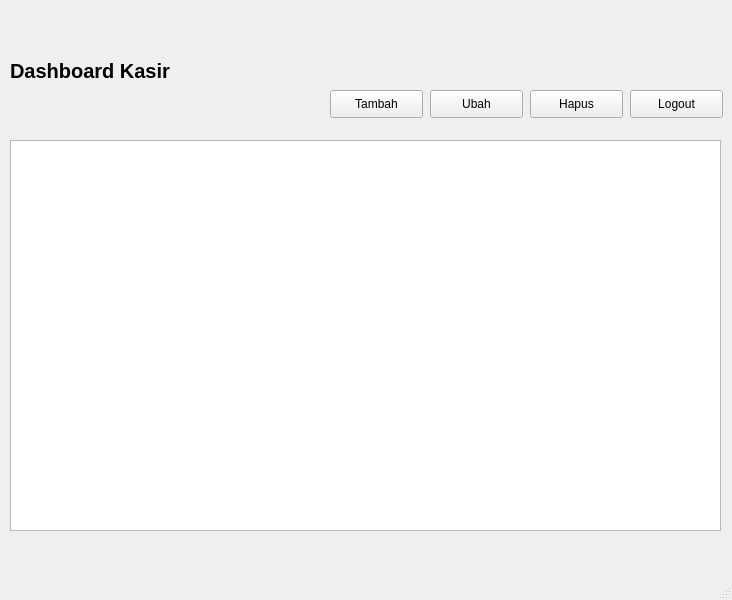
<?xml version="1.0" encoding="UTF-8"?>
<ui version="4.0">
 <class>MainWindow</class>
 <widget class="QMainWindow" name="MainWindow">
  <property name="geometry">
   <rect>
    <x>0</x>
    <y>0</y>
    <width>732</width>
    <height>600</height>
   </rect>
  </property>
  <property name="windowTitle">
   <string>MainWindow</string>
  </property>
  <widget class="QWidget" name="centralwidget">
   <widget class="QLabel" name="label">
    <property name="geometry">
     <rect>
      <x>10</x>
      <y>50</y>
      <width>231</width>
      <height>41</height>
     </rect>
    </property>
    <property name="font">
     <font>
      <pointsize>15</pointsize>
      <weight>75</weight>
      <bold>true</bold>
     </font>
    </property>
    <property name="text">
     <string>Dashboard Kasir</string>
    </property>
   </widget>
   <widget class="QPushButton" name="pushButton">
    <property name="geometry">
     <rect>
      <x>330</x>
      <y>90</y>
      <width>93</width>
      <height>28</height>
     </rect>
    </property>
    <property name="text">
     <string>Tambah</string>
    </property>
    <property name="icon">
     <iconset>
      <normaloff>../icon/tambah.png</normaloff>../icon/tambah.png</iconset>
    </property>
   </widget>
   <widget class="QPushButton" name="pushButton_2">
    <property name="geometry">
     <rect>
      <x>430</x>
      <y>90</y>
      <width>93</width>
      <height>28</height>
     </rect>
    </property>
    <property name="text">
     <string>Ubah</string>
    </property>
    <property name="icon">
     <iconset>
      <normaloff>../icon/ubah.png</normaloff>../icon/ubah.png</iconset>
    </property>
   </widget>
   <widget class="QPushButton" name="pushButton_3">
    <property name="geometry">
     <rect>
      <x>530</x>
      <y>90</y>
      <width>93</width>
      <height>28</height>
     </rect>
    </property>
    <property name="text">
     <string>Hapus</string>
    </property>
    <property name="icon">
     <iconset>
      <normaloff>../icon/hapus.png</normaloff>../icon/hapus.png</iconset>
    </property>
   </widget>
   <widget class="QPushButton" name="pushButton_4">
    <property name="geometry">
     <rect>
      <x>630</x>
      <y>90</y>
      <width>93</width>
      <height>28</height>
     </rect>
    </property>
    <property name="text">
     <string>Logout</string>
    </property>
    <property name="icon">
     <iconset>
      <normaloff>../icon/logout.png</normaloff>../icon/logout.png</iconset>
    </property>
   </widget>
   <widget class="QTableWidget" name="tableWidget">
    <property name="geometry">
     <rect>
      <x>10</x>
      <y>140</y>
      <width>711</width>
      <height>391</height>
     </rect>
    </property>
   </widget>
  </widget>
  <widget class="QMenuBar" name="menubar">
   <property name="geometry">
    <rect>
     <x>0</x>
     <y>0</y>
     <width>732</width>
     <height>26</height>
    </rect>
   </property>
  </widget>
  <widget class="QStatusBar" name="statusbar"/>
 </widget>
 <resources/>
 <connections/>
</ui>
